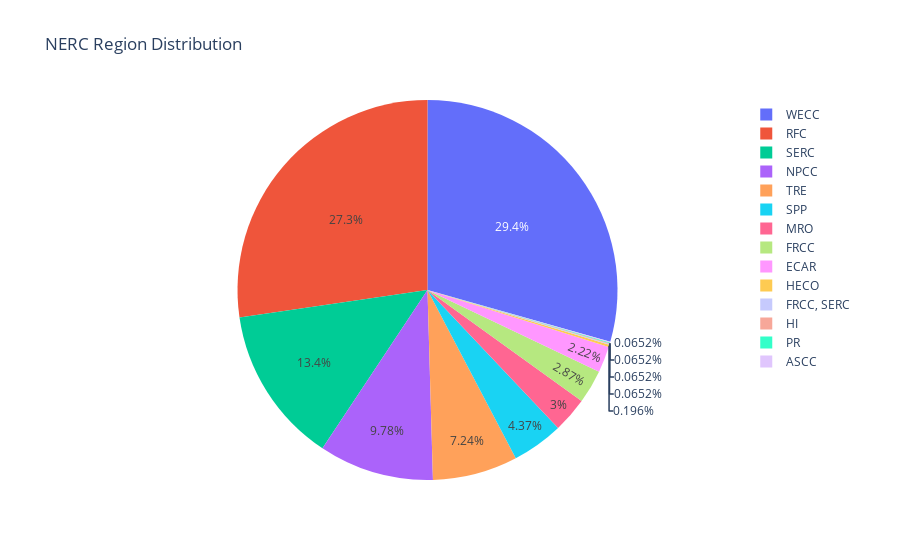

Notebook code for this chart:
### Code cell
fig = px.pie(df, names='NERC.REGION', title='NERC Region Distribution')
fig.show()

### Figure 1 — Plotly figure (JSON) as saved in the notebook; plotly's stock layout.template omitted (floating-point values rounded to 4 significant figures; data arrays with more than 128 entries replaced by an {"elided": "..."} marker saying what was removed)
{"data": [{"domain": {"x": [0, 1], "y": [0, 1]}, "hovertemplate": "NERC.REGION=%{label}<extra></extra>", "labels": {"elided": "1534 str values"}, "legendgroup": "", "name": "", "showlegend": true, "type": "pie"}], "layout": {"legend": {"tracegroupgap": 0}, "title": {"text": "NERC Region Distribution"}}}
